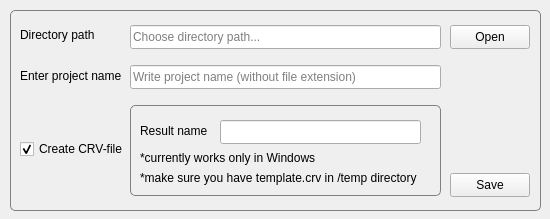
<?xml version="1.0" encoding="UTF-8"?>
<ui version="4.0">
 <class>SaveProjectWindow</class>
 <widget class="QDialog" name="SaveProjectWindow">
  <property name="geometry">
   <rect>
    <x>0</x>
    <y>0</y>
    <width>550</width>
    <height>219</height>
   </rect>
  </property>
  <property name="sizePolicy">
   <sizepolicy hsizetype="Preferred" vsizetype="Preferred">
    <horstretch>0</horstretch>
    <verstretch>0</verstretch>
   </sizepolicy>
  </property>
  <property name="windowTitle">
   <string>SaveProjectWindow</string>
  </property>
  <widget class="QGroupBox" name="mainBox">
   <property name="geometry">
    <rect>
     <x>10</x>
     <y>10</y>
     <width>531</width>
     <height>201</height>
    </rect>
   </property>
   <property name="styleSheet">
    <string notr="true">QGroupBox {
	border: 1px solid grey;
	border-radius: 5%;
}</string>
   </property>
   <property name="title">
    <string/>
   </property>
   <widget class="QLabel" name="label">
    <property name="geometry">
     <rect>
      <x>10</x>
      <y>15</y>
      <width>111</width>
      <height>20</height>
     </rect>
    </property>
    <property name="text">
     <string>Directory path</string>
    </property>
   </widget>
   <widget class="QLineEdit" name="projectNameEdit">
    <property name="geometry">
     <rect>
      <x>120</x>
      <y>55</y>
      <width>311</width>
      <height>24</height>
     </rect>
    </property>
    <property name="focusPolicy">
     <enum>Qt::ClickFocus</enum>
    </property>
    <property name="placeholderText">
     <string>Write project name (without file extension)</string>
    </property>
   </widget>
   <widget class="QPushButton" name="openButton">
    <property name="geometry">
     <rect>
      <x>440</x>
      <y>15</y>
      <width>80</width>
      <height>24</height>
     </rect>
    </property>
    <property name="focusPolicy">
     <enum>Qt::NoFocus</enum>
    </property>
    <property name="text">
     <string>Open</string>
    </property>
   </widget>
   <widget class="QLabel" name="label_2">
    <property name="geometry">
     <rect>
      <x>10</x>
      <y>58</y>
      <width>111</width>
      <height>16</height>
     </rect>
    </property>
    <property name="text">
     <string>Enter project name</string>
    </property>
   </widget>
   <widget class="QCheckBox" name="createCRV">
    <property name="geometry">
     <rect>
      <x>10</x>
      <y>128</y>
      <width>111</width>
      <height>22</height>
     </rect>
    </property>
    <property name="text">
     <string>Create CRV-file</string>
    </property>
    <property name="checked">
     <bool>true</bool>
    </property>
   </widget>
   <widget class="QLineEdit" name="directoryPathEdit">
    <property name="geometry">
     <rect>
      <x>120</x>
      <y>15</y>
      <width>311</width>
      <height>24</height>
     </rect>
    </property>
    <property name="focusPolicy">
     <enum>Qt::ClickFocus</enum>
    </property>
    <property name="readOnly">
     <bool>true</bool>
    </property>
    <property name="placeholderText">
     <string>Choose directory path...</string>
    </property>
   </widget>
   <widget class="QGroupBox" name="boxCRV">
    <property name="enabled">
     <bool>true</bool>
    </property>
    <property name="geometry">
     <rect>
      <x>120</x>
      <y>95</y>
      <width>311</width>
      <height>91</height>
     </rect>
    </property>
    <property name="inputMethodHints">
     <set>Qt::ImhNone</set>
    </property>
    <property name="title">
     <string/>
    </property>
    <widget class="QLabel" name="label_3">
     <property name="geometry">
      <rect>
       <x>10</x>
       <y>18</y>
       <width>81</width>
       <height>16</height>
      </rect>
     </property>
     <property name="text">
      <string>Result name</string>
     </property>
    </widget>
    <widget class="QLineEdit" name="resultNameCRV">
     <property name="geometry">
      <rect>
       <x>90</x>
       <y>15</y>
       <width>201</width>
       <height>24</height>
      </rect>
     </property>
     <property name="focusPolicy">
      <enum>Qt::NoFocus</enum>
     </property>
     <property name="readOnly">
      <bool>true</bool>
     </property>
    </widget>
    <widget class="QLabel" name="label_4">
     <property name="geometry">
      <rect>
       <x>10</x>
       <y>45</y>
       <width>271</width>
       <height>16</height>
      </rect>
     </property>
     <property name="text">
      <string>*currently works only in Windows</string>
     </property>
    </widget>
    <widget class="QLabel" name="label_5">
     <property name="geometry">
      <rect>
       <x>10</x>
       <y>65</y>
       <width>281</width>
       <height>16</height>
      </rect>
     </property>
     <property name="text">
      <string>*make sure you have template.crv in /temp directory</string>
     </property>
    </widget>
   </widget>
   <widget class="QPushButton" name="saveButton">
    <property name="geometry">
     <rect>
      <x>440</x>
      <y>163</y>
      <width>80</width>
      <height>24</height>
     </rect>
    </property>
    <property name="focusPolicy">
     <enum>Qt::NoFocus</enum>
    </property>
    <property name="text">
     <string>Save</string>
    </property>
   </widget>
  </widget>
 </widget>
 <layoutdefault spacing="6" margin="11"/>
 <resources/>
 <connections/>
</ui>
